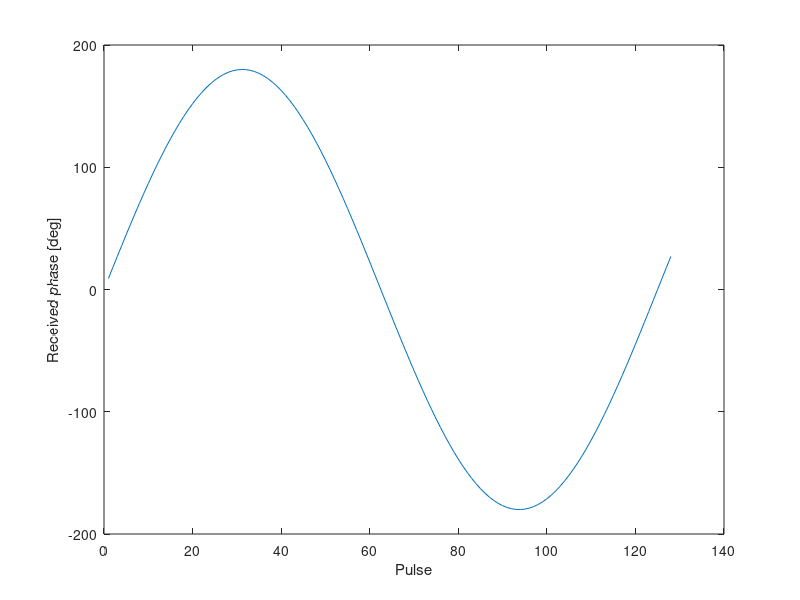
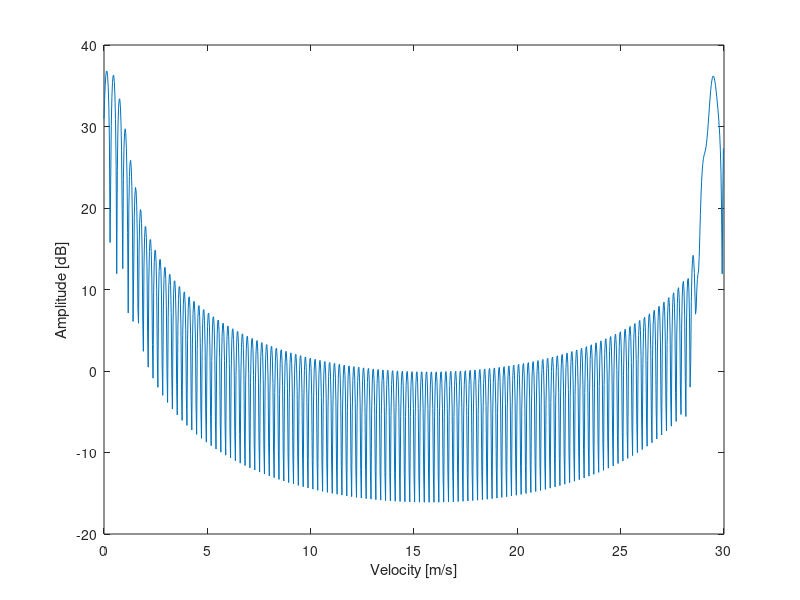

MATLAB code to generate these figures, in order:

% Init matlab. 
clearvars
close all
clc 

% Init frequency variables. 
frotor = 16; 
prf = 2000; 
Np = 128; 
Nb = 1; 

% Received signal for 1 rotor, after pulse compression. 
r = zeros(1, Np); 
for p = 1:Np
    for b = 1:Nb
        r(p) = r(p) + exp(1j*pi*sin(2*pi*p*frotor/prf + (b-1)*pi/2)); 
    end 
end 

% Perform the fft of r. 
R = fft(r, 1024); 
R_db = 20*log10(abs(R)); 

% Define frequency axis for plotting
f = (0:length(R_db)-1) * (prf / length(R_db));
c = 3e8; 
fc = 10e9; 
v = f*c/2/fc; 

% plot phase of received pulses. 
fig = figure; 
grid on 
plot(1:Np, angle(r)*180/pi); 
xlabel('Pulse');
ylabel('Received phase [deg]'); 

% Plot result. 
fig = figure; 
grid on 
plot(v, R_db); 
xlabel('Velocity [m/s]'); 
ylabel('Amplitude [dB]');
